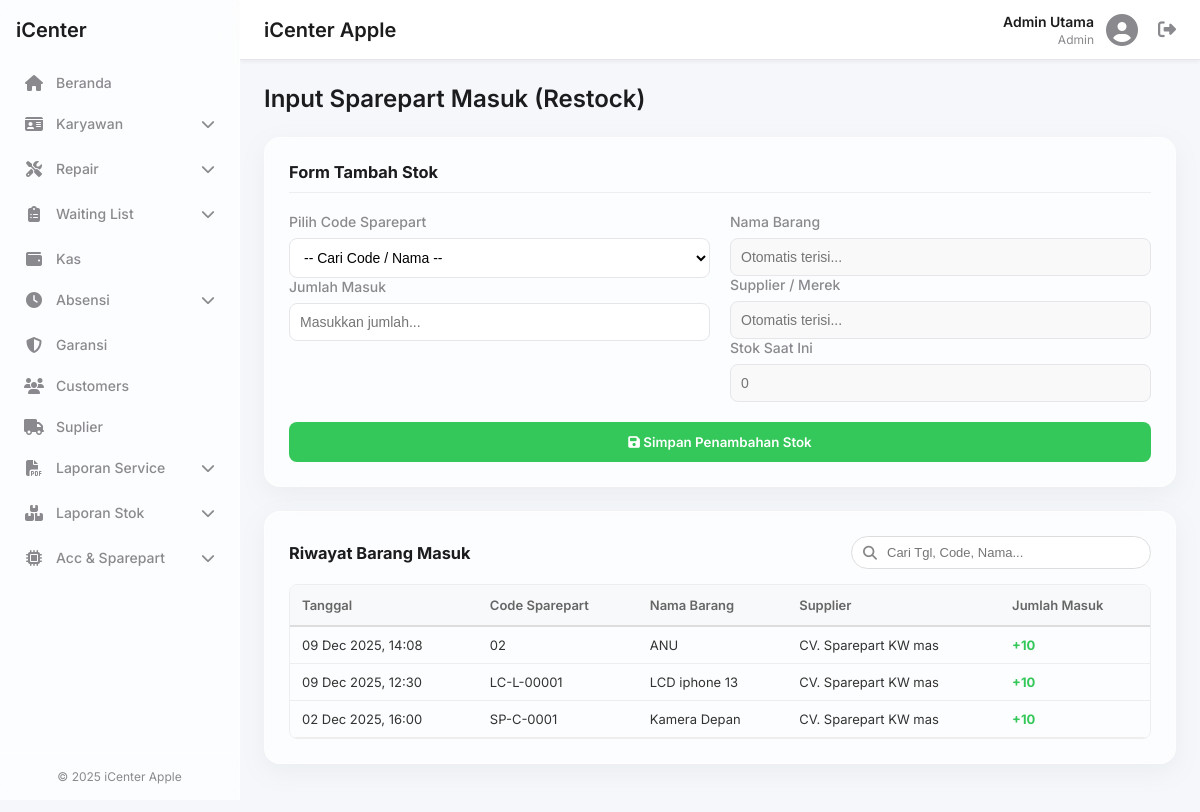
Screenshot of /sparepart_masuk.php (signed in) with the database file from the repository.
### tables this page shows
CREATE TABLE `sparepart_masuk` (
  `id` int(11) NOT NULL,
  `tanggal_masuk` datetime DEFAULT current_timestamp(),
  `code_sparepart` varchar(50) NOT NULL,
  `nama_sparepart` varchar(100) DEFAULT NULL,
  `satuan` varchar(20) DEFAULT NULL,
  `jumlah` int(11) NOT NULL
);

CREATE TABLE `master_sparepart` (
  `id` int(11) NOT NULL,
  `code_sparepart` varchar(50) NOT NULL,
  `nama` varchar(100) NOT NULL,
  `model` varchar(100) DEFAULT NULL,
  `kategori` varchar(100) DEFAULT NULL,
  `satuan` varchar(20) DEFAULT 'pcs',
  `harga_beli` decimal(12,2) DEFAULT 0.00,
  `harga_jual` decimal(12,2) DEFAULT 0.00,
  `supplier_merek` varchar(100) DEFAULT NULL,
  `stok_tersedia` int(11) DEFAULT 0,
  `stok_minimum` int(11) DEFAULT 0,
  `created_at` timestamp NULL DEFAULT current_timestamp()
);

### sparepart_masuk.php (the view, shortened to what this page needs)
<?php
require_once 'includes/header.php';
$is_owner = (get_user_role() === 'owner');
$history = [];
$sql_hist = "SELECT sm.id, sm.tanggal_masuk, sm.code_sparepart, sm.jumlah, ms.nama, ms.supplier_merek
             FROM sparepart_masuk sm
             JOIN master_sparepart ms ON sm.code_sparepart = ms.code_sparepart
             ORDER BY sm.tanggal_masuk DESC";
$res_hist = $conn->query($sql_hist);
if ($res_hist) {
    while ($row = $res_hist->fetch_assoc()) {
        $history[] = $row;
    }
}
?>
<h1 class="page-title">Input Sparepart Masuk (Restock)</h1>
<div class="glass-effect form-container">
    <h3 style="margin-bottom: 20px; border-bottom: 1px solid #eee; padding-bottom: 10px;">Form Tambah Stok</h3>
    <form method="POST" action="">
        <div class="form-grid-2">
            <div>
                <div class="form-group">
                    <label>Pilih Code Sparepart</label>
                    <select id="select_sparepart" name="code_sparepart" class="form-control" required>
                        <option value="">-- Cari Code / Nama --</option>
                    </select>
                </div>
                <div class="form-group">
                    <label>Jumlah Masuk</label>
                    <input type="number" name="jumlah" class="form-control" min="1" placeholder="Masukkan jumlah..." required>
                </div>
            </div>
            <div>
                <div class="form-group">
                    <label>Nama Barang</label>
                    <input type="text" id="info_nama" class="form-control" readonly placeholder="Otomatis terisi...">
                </div>
                <div class="form-group">
                    <label>Supplier / Merek</label>
                    <input type="text" id="info_supplier" class="form-control" readonly placeholder="Otomatis terisi...">
                </div>
                <div class="form-group">
                    <label>Stok Saat Ini</label>
                    <input type="text" id="info_stok_awal" class="form-control" readonly placeholder="0">
                </div>
            </div>
        </div>
        <button type="submit" name="simpan_stok" class="btn-submit"><i class="fas fa-save"></i> Simpan Penambahan Stok</button>
    </form>
</div>
<div class="glass-effect form-container">
    <form method="POST" id="deleteForm" onsubmit="return confirm('Yakin ingin menghapus histori terpilih? Stok akan dikurangi kembali sesuai data yang dihapus.');">
        <div class="table-header-row">
            <div style="display:flex; align-items:center;">
                <h3 style="margin:0; margin-right: 20px;">Riwayat Barang Masuk</h3>
            </div>
            <div class="search-box">
                <i class="fas fa-search"></i>
                <input type="text" id="historySearch" placeholder="Cari Tgl, Code, Nama..." onkeyup="filterHistory()">
            </div>
        </div>
        <div class="table-scroll-wrapper">
            <table class="data-table" id="historyTable">
                <thead>
                    <tr>
                        <th>Tanggal</th>
                        <th>Code Sparepart</th>
                        <th>Nama Barang</th>
                        <th>Supplier</th>
                        <th>Jumlah Masuk</th>
                    </tr>
                </thead>
                <tbody>
                    <?php if (empty($history)): ?>
                        <tr><td colspan="<?php echo $is_owner ? '6' : '5'; ?>" align="center">Belum ada data barang masuk.</td></tr>
                    <?php else: ?>
                        <?php foreach ($history as $h): ?>
                        <tr>
                            <td><?php echo date('d M Y, H:i', strtotime($h['tanggal_masuk'])); ?></td>
                            <td class="searchable"><?php echo htmlspecialchars($h['code_sparepart']); ?></td>
                            <td class="searchable"><?php echo htmlspecialchars($h['nama']); ?></td>
                            <td class="searchable"><?php echo htmlspecialchars($h['supplier_merek']); ?></td>
                            <td style="color: var(--accent-success); font-weight: bold;">+<?php echo $h['jumlah']; ?></td>
                        </tr>
                        <?php endforeach; ?>
                    <?php endif; ?>
                </tbody>
            </table>
        </div>
    </form>
</div>
<?php require_once 'includes/footer.php'; ?>

### assets/css/style.css (style rules this page uses)
:root { --bg-primary: #f5f7fa; --glass-bg: rgba(255, 255, 255, 0.7); --glass-border: rgba(255, 255, 255, 0.4); --shadow-color: rgba(149, 157, 165, 0.1); --text-primary: #1c1c1e; --text-secondary: #8a8a8e; --accent-primary: #007aff; --accent-success: #34c759; --accent-danger: #ff3b30; --accent-warning: #ff9500; --font-family: 'Inter', -apple-system, BlinkMacSystemFont, "Segoe UI", Roboto, Helvetica, Arial, sans-serif; --border-color: #e5e5ea; }
* { margin: 0; padding: 0; box-sizing: border-box; }
body { font-family: var(--font-family); background-color: var(--bg-primary); color: var(--text-primary); font-size: 14px; overflow-x: hidden; }
button { font-family: inherit; background: none; border: none; cursor: pointer; }
.glass-effect { background: var(--glass-bg); backdrop-filter: blur(15px); -webkit-backdrop-filter: blur(15px); border-radius: 16px; border: 1px solid var(--glass-border); box-shadow: 0 8px 24px 0 var(--shadow-color); }
.page-title { font-size: 24px; font-weight: 600; margin-bottom: 24px; color: var(--text-primary); }

### sparepart_masuk.php (style rules this page uses)
.form-container { padding: 24px; margin-bottom: 24px; }
.form-grid-2 { display: grid; grid-template-columns: 1fr 1fr; gap: 20px; }
.form-group label { display: block; margin-bottom: 8px; font-weight: 500; color: var(--text-secondary); }
.form-control { width: 100%; padding: 10px; border-radius: 8px; border: 1px solid var(--border-color); background-color: #fff; font-size: 14px; }
.form-control[readonly] { background-color: #f9f9f9; cursor: not-allowed; }
.btn-submit { margin-top: 20px; width: 100%; padding: 12px; border-radius: 8px; font-weight: 600; background: var(--accent-success); color: white; border: none; cursor: pointer; transition: background 0.2s; }
.table-header-row { display: flex; justify-content: space-between; align-items: center; margin-bottom: 15px; }
.search-box { position: relative; width: 300px; }
.search-box input { width: 100%; padding: 8px 12px 8px 35px; border: 1px solid #ddd; border-radius: 20px; font-size: 13px; }
.search-box i { position: absolute; left: 12px; top: 50%; transform: translateY(-50%); color: #888; }
.table-scroll-wrapper { max-height: 400px; overflow-y: auto; border: 1px solid #eee; border-radius: 8px; }
.data-table { width: 100%; border-collapse: collapse; }
.data-table th { position: sticky; top: 0; background: #f8f9fa; color: #666; font-weight: 600; z-index: 1; padding: 12px; text-align: left; font-size: 13px; border-bottom: 2px solid #ddd; }
.data-table td { padding: 10px 12px; border-bottom: 1px solid #eee; text-align: left; font-size: 13px; color: #333; }

### rows the page displays
sparepart_masuk: tanggal_masuk "09 Dec 2025, 14:08", code_sparepart "02", master_sparepart.nama "ANU", master_sparepart.supplier_merek "CV. Sparepart KW mas", jumlah "10"
sparepart_masuk: tanggal_masuk "09 Dec 2025, 12:30", code_sparepart "LC-L-00001", master_sparepart.nama "LCD iphone 13", master_sparepart.supplier_merek "CV. Sparepart KW mas", jumlah "10"
sparepart_masuk: tanggal_masuk "02 Dec 2025, 16:00", code_sparepart "SP-C-0001", master_sparepart.nama "Kamera Depan", master_sparepart.supplier_merek "CV. Sparepart KW mas", jumlah "10"

### other values shown
$_SESSION['nama'] "Admin Utama"
$_SESSION['role'] "Admin"
